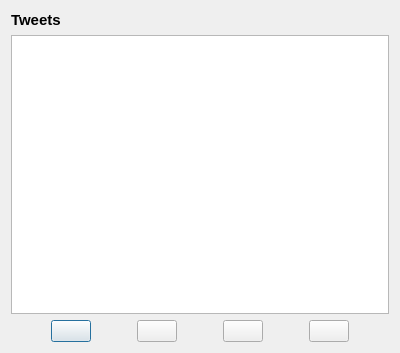
<?xml version="1.0" encoding="UTF-8"?>
<ui version="4.0">
 <class>Hash_TagForm</class>
 <widget class="QDialog" name="Hash_TagForm">
  <property name="geometry">
   <rect>
    <x>0</x>
    <y>0</y>
    <width>400</width>
    <height>353</height>
   </rect>
  </property>
  <property name="windowTitle">
   <string>HashTag</string>
  </property>
  <layout class="QVBoxLayout" name="verticalLayout_2">
   <item>
    <layout class="QVBoxLayout" name="verticalLayout">
     <item>
      <widget class="QLabel" name="label">
       <property name="font">
        <font>
         <pointsize>11</pointsize>
         <bold>true</bold>
        </font>
       </property>
       <property name="text">
        <string>Tweets</string>
       </property>
      </widget>
     </item>
     <item>
      <widget class="QListWidget" name="listWidget">
       <property name="font">
        <font>
         <bold>true</bold>
        </font>
       </property>
      </widget>
     </item>
    </layout>
   </item>
   <item>
    <layout class="QHBoxLayout" name="horizontalLayout">
     <item>
      <spacer name="horizontalSpacer">
       <property name="orientation">
        <enum>Qt::Horizontal</enum>
       </property>
       <property name="sizeHint" stdset="0">
        <size>
         <width>40</width>
         <height>20</height>
        </size>
       </property>
      </spacer>
     </item>
     <item>
      <widget class="QPushButton" name="btn_mention">
       <property name="text">
        <string/>
       </property>
      </widget>
     </item>
     <item>
      <spacer name="horizontalSpacer_2">
       <property name="orientation">
        <enum>Qt::Horizontal</enum>
       </property>
       <property name="sizeHint" stdset="0">
        <size>
         <width>40</width>
         <height>20</height>
        </size>
       </property>
      </spacer>
     </item>
     <item>
      <widget class="QPushButton" name="btn_retweet">
       <property name="text">
        <string/>
       </property>
      </widget>
     </item>
     <item>
      <spacer name="horizontalSpacer_5">
       <property name="orientation">
        <enum>Qt::Horizontal</enum>
       </property>
       <property name="sizeHint" stdset="0">
        <size>
         <width>40</width>
         <height>20</height>
        </size>
       </property>
      </spacer>
     </item>
     <item>
      <widget class="QPushButton" name="btn_like">
       <property name="text">
        <string/>
       </property>
      </widget>
     </item>
     <item>
      <spacer name="horizontalSpacer_3">
       <property name="orientation">
        <enum>Qt::Horizontal</enum>
       </property>
       <property name="sizeHint" stdset="0">
        <size>
         <width>40</width>
         <height>20</height>
        </size>
       </property>
      </spacer>
     </item>
     <item>
      <widget class="QPushButton" name="btn_ok">
       <property name="text">
        <string/>
       </property>
      </widget>
     </item>
     <item>
      <spacer name="horizontalSpacer_4">
       <property name="orientation">
        <enum>Qt::Horizontal</enum>
       </property>
       <property name="sizeHint" stdset="0">
        <size>
         <width>40</width>
         <height>20</height>
        </size>
       </property>
      </spacer>
     </item>
    </layout>
   </item>
  </layout>
 </widget>
 <resources/>
 <connections/>
</ui>
